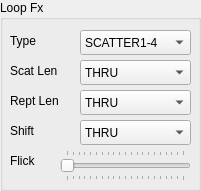
  <widget class="QGroupBox" name="gb_LoopFx">
   <property name="geometry">
    <rect>
     <x>10</x>
     <y>520</y>
     <width>201</width>
     <height>191</height>
    </rect>
   </property>
   <property name="title">
    <string>Loop Fx</string>
   </property>
   <widget class="QLabel" name="label_loopFx_Type">
    <property name="geometry">
     <rect>
      <x>10</x>
      <y>30</y>
      <width>71</width>
      <height>21</height>
     </rect>
    </property>
    <property name="text">
     <string>Type</string>
    </property>
   </widget>
   <widget class="QComboBox" name="loopFx_Type">
    <property name="geometry">
     <rect>
      <x>80</x>
      <y>30</y>
      <width>111</width>
      <height>25</height>
     </rect>
    </property>
    <item>
     <property name="text">
      <string>SCATTER1-4</string>
     </property>
    </item>
    <item>
     <property name="text">
      <string>REPEAT1-3</string>
     </property>
    </item>
    <item>
     <property name="text">
      <string>SHIFT-1-2</string>
     </property>
    </item>
    <item>
     <property name="text">
      <string>VINYL FLICK</string>
     </property>
    </item>
   </widget>
   <widget class="QLabel" name="label_loopFx_ScatLen">
    <property name="geometry">
     <rect>
      <x>10</x>
      <y>60</y>
      <width>71</width>
      <height>21</height>
     </rect>
    </property>
    <property name="text">
     <string>Scat Len</string>
    </property>
   </widget>
   <widget class="QComboBox" name="loopFx_ScatLen">
    <property name="geometry">
     <rect>
      <x>80</x>
      <y>60</y>
      <width>111</width>
      <height>25</height>
     </rect>
    </property>
    <item>
     <property name="text">
      <string>THRU</string>
     </property>
    </item>
    <item>
     <property name="text">
      <string>HALF NOTE</string>
     </property>
    </item>
    <item>
     <property name="text">
      <string>QUARTER</string>
     </property>
    </item>
    <item>
     <property name="text">
      <string>SEMIQUARTER</string>
     </property>
    </item>
   </widget>
   <widget class="QComboBox" name="loopFx_ScatLen_2">
    <property name="geometry">
     <rect>
      <x>80</x>
      <y>90</y>
      <width>111</width>
      <height>25</height>
     </rect>
    </property>
    <item>
     <property name="text">
      <string>THRU</string>
     </property>
    </item>
    <item>
     <property name="text">
      <string>HALF NOTE</string>
     </property>
    </item>
    <item>
     <property name="text">
      <string>QUARTER</string>
     </property>
    </item>
    <item>
     <property name="text">
      <string>SEMIQUARTER</string>
     </property>
    </item>
   </widget>
   <widget class="QLabel" name="label_loopFx_ReptLen">
    <property name="geometry">
     <rect>
      <x>10</x>
      <y>90</y>
      <width>71</width>
      <height>21</height>
     </rect>
    </property>
    <property name="text">
     <string>Rept Len</string>
    </property>
   </widget>
   <widget class="QLabel" name="label_loopFx_Shift">
    <property name="geometry">
     <rect>
      <x>10</x>
      <y>120</y>
      <width>71</width>
      <height>21</height>
     </rect>
    </property>
    <property name="text">
     <string>Shift</string>
    </property>
   </widget>
   <widget class="QComboBox" name="loopFx_Flick_2">
    <property name="geometry">
     <rect>
      <x>80</x>
      <y>120</y>
      <width>111</width>
      <height>25</height>
     </rect>
    </property>
    <item>
     <property name="text">
      <string>THRU</string>
     </property>
    </item>
    <item>
     <property name="text">
      <string>HALF NOTE</string>
     </property>
    </item>
    <item>
     <property name="text">
      <string>QUARTER</string>
     </property>
    </item>
    <item>
     <property name="text">
      <string>SEMIQUARTER</string>
     </property>
    </item>
   </widget>
   <widget class="QSlider" name="loopFx_Flick">
    <property name="geometry">
     <rect>
      <x>60</x>
      <y>150</y>
      <width>131</width>
      <height>31</height>
     </rect>
    </property>
    <property name="maximum">
     <number>200</number>
    </property>
    <property name="orientation">
     <enum>Qt::Horizontal</enum>
    </property>
    <property name="tickPosition">
     <enum>QSlider::TicksBothSides</enum>
    </property>
   </widget>
   <widget class="QLabel" name="label_loopFx_Flick">
    <property name="geometry">
     <rect>
      <x>10</x>
      <y>150</y>
      <width>41</width>
      <height>21</height>
     </rect>
    </property>
    <property name="text">
     <string>Flick</string>
    </property>
   </widget>
  </widget>
